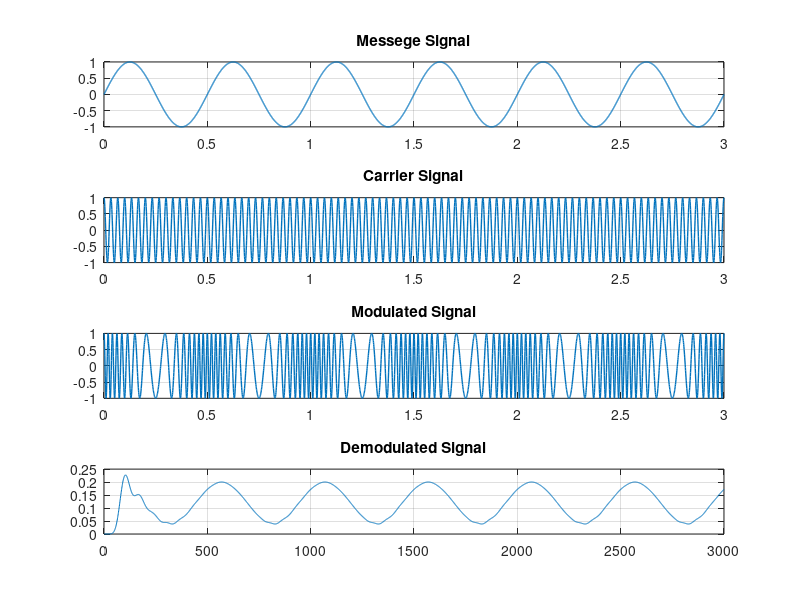

The MATLAB source for this figure:
%PM
clc;
clear all;
close all;

%messege
ma = 1;
mf = 2;
t = 0:.001:3;
messege = ma*sin(2*pi*mf*t);
subplot(4,1,1);
plot(t, messege, "LineWidth", 1);
title('Messege Signal');
grid on;

%Carrier
ca = 1;
cf = 30;
carrier = ca*cos(2*pi*cf*t);
subplot(4,1,2);
plot(t, carrier, "LineWidth", 1);
title('Carrier Signal');
grid on;

%modulation;
kp =10;
modulated = ca*cos(2*pi*cf*t+kp*messege);
subplot(4,1,3);
plot(t, modulated, "LineWidth", 1);
title('Modulated Signal');
grid on;
%demodulation
x = abs(diff(modulated));
%pkg install -forge signal
pkg load signal
[a,b] = butter(10,0.03);
demodulated = filter(a,b,x);
subplot(4,1,4);
plot(demodulated);
title('Demodulated Signal');
grid on;
